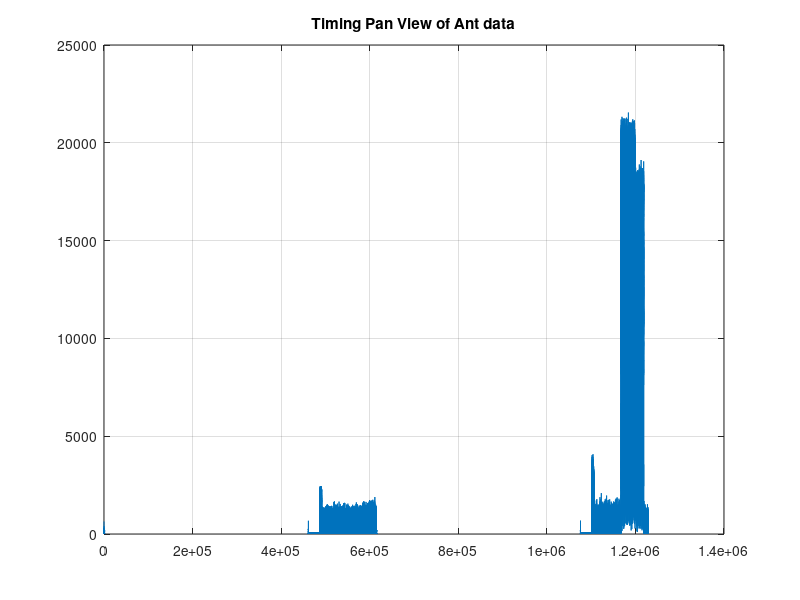

Reproduce this figure in MATLAB. (Note: this script raises an error after producing the figure.)
%% load data
clear;
clc;
close all;
%allFolds = genpath( pwd );
addpath('./RX_MATLAB');
%% load EU input data
load matlab1029.mat
load caps.mat
%%
% figure;
% plot(20*log10(abs(fd_35)),'.');
% grid on;
% title('FPGA freqency log Data,6-agc does not work');
%% seperate AntData
ant0=AntData(:,1);
ant1=AntData(:,3);
figure;plot(abs(ant0));title("Timing Pan View of Ant data");grid on; 
Ant_view=ant0;
%% split to symbol
% symAll=splitSlot2Symbol(Ant_view);
slotTsLen=61440;
%% view all slot
totalSlotNum=ceil(length(Ant_view)/slotTsLen);
for i=21:totalSlotNum
    %freq=plot1msBasebandConstellation(Ant_view((i-1)*slotTsLen+1:i*slotTsLen),i-1);
    plot1SlotBasebandConstellation(Ant_view((i-1)*slotTsLen+1:i*slotTsLen),i-1);
end
%% view special slot
% slotN=19;
% i=slotN+1;
% freqN=plot1SlotBasebandConstellation(Ant_view((i-1)*slotTsLen+1:i*slotTsLen),i-1);

%% view last slot any symbol
viewSymbNum=1;
len=4096;
cp=288;
offset=(len+cp)*(14-viewSymbNum-1);
symb=Ant_view(end-offset-cp/2+1:end-offset-cp/2+len);
symb_freq=fft(symb);
symb_freq1=fftshift(symb_freq);
plot1SymbolConstellation(symb_freq1,4096);

symb_freqFPGA=fftFPGA(symb);
symb_freqFPGA1=fftshift(symb_freqFPGA);
plot1SymbolConstellation(symb_freqFPGA1,4096);
%% compare with FPGA result
str=sprintf('Plot caps 35 Freqency spectrum');
figure('NumberTitle', 'on', 'Name', str);
plot(20*log10(abs(fd_35)),'.');
grid on;
title('FPGA 35 freqency log Data,6-agc does not work');

str=sprintf('Plot caps 64 Freqency spectrum');
figure('NumberTitle', 'on', 'Name', str);
plot(20*log10(abs(fd_64)),'.');
hold on;
plot(20*log10(abs(fd_35)),'.r');
grid on;
title('FPGA 64 freqency log Data,6-agc does not work');
%% get PRACH data
P_index=254;
P_prbNum=12;
slotN=19;

i=slotN+1;
%P_SlotData=Ant_view(Ant_view((i-1)*slotTsLen+1:i*slotTsLen),i-1);
%k1=
dist=P_index*12;

